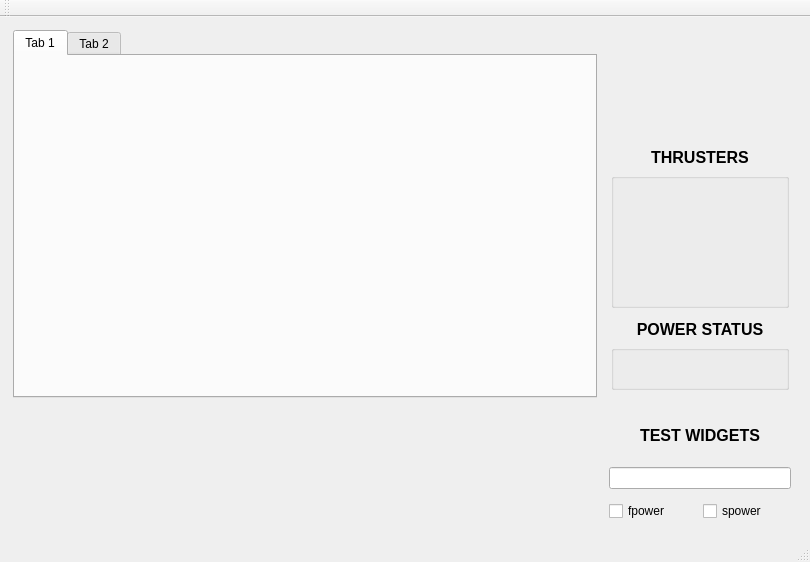
<?xml version="1.0" encoding="UTF-8"?>
<ui version="4.0">
 <class>SecondaryWindow</class>
 <widget class="QMainWindow" name="SecondaryWindow">
  <property name="geometry">
   <rect>
    <x>0</x>
    <y>0</y>
    <width>810</width>
    <height>562</height>
   </rect>
  </property>
  <property name="windowTitle">
   <string>SecondaryWindow</string>
  </property>
  <widget class="QWidget" name="centralWidget">
   <layout class="QGridLayout" name="gridLayout_2">
    <property name="leftMargin">
     <number>8</number>
    </property>
    <property name="topMargin">
     <number>8</number>
    </property>
    <property name="rightMargin">
     <number>8</number>
    </property>
    <property name="bottomMargin">
     <number>8</number>
    </property>
    <item row="0" column="0">
     <layout class="QGridLayout" name="gridLayout" rowstretch="3,1" columnstretch="6,2">
      <property name="leftMargin">
       <number>5</number>
      </property>
      <property name="topMargin">
       <number>5</number>
      </property>
      <property name="rightMargin">
       <number>5</number>
      </property>
      <property name="bottomMargin">
       <number>5</number>
      </property>
      <item row="0" column="0">
       <widget class="QTabWidget" name="tabWidget">
        <property name="currentIndex">
         <number>0</number>
        </property>
        <widget class="QWidget" name="tab">
         <attribute name="title">
          <string>Tab 1</string>
         </attribute>
         <layout class="QVBoxLayout" name="verticalLayout_2">
          <item>
           <layout class="QHBoxLayout" name="horizontalLayout_9"/>
          </item>
         </layout>
        </widget>
        <widget class="QWidget" name="tab_2">
         <attribute name="title">
          <string>Tab 2</string>
         </attribute>
         <layout class="QVBoxLayout" name="verticalLayout_3">
          <item>
           <layout class="QHBoxLayout" name="horizontalLayout_10"/>
          </item>
         </layout>
        </widget>
       </widget>
      </item>
      <item row="0" column="1">
       <layout class="QVBoxLayout" name="verticalLayout" stretch="2,3,1">
        <property name="leftMargin">
         <number>5</number>
        </property>
        <property name="topMargin">
         <number>5</number>
        </property>
        <property name="rightMargin">
         <number>5</number>
        </property>
        <property name="bottomMargin">
         <number>5</number>
        </property>
        <item>
         <layout class="QHBoxLayout" name="horizontalLayout_3"/>
        </item>
        <item>
         <layout class="QVBoxLayout" name="verticalLayout_4">
          <property name="leftMargin">
           <number>3</number>
          </property>
          <property name="topMargin">
           <number>3</number>
          </property>
          <property name="rightMargin">
           <number>3</number>
          </property>
          <property name="bottomMargin">
           <number>3</number>
          </property>
          <item>
           <widget class="QLabel" name="label">
            <property name="font">
             <font>
              <pointsize>12</pointsize>
              <weight>75</weight>
              <bold>true</bold>
             </font>
            </property>
            <property name="text">
             <string>THRUSTERS</string>
            </property>
            <property name="alignment">
             <set>Qt::AlignCenter</set>
            </property>
           </widget>
          </item>
          <item>
           <widget class="QGroupBox" name="groupBox">
            <property name="sizePolicy">
             <sizepolicy hsizetype="MinimumExpanding" vsizetype="MinimumExpanding">
              <horstretch>0</horstretch>
              <verstretch>0</verstretch>
             </sizepolicy>
            </property>
            <property name="title">
             <string/>
            </property>
            <layout class="QGridLayout" name="gridLayout_3">
             <item row="3" column="0">
              <widget class="QLabel" name="T3">
               <property name="sizePolicy">
                <sizepolicy hsizetype="MinimumExpanding" vsizetype="MinimumExpanding">
                 <horstretch>0</horstretch>
                 <verstretch>0</verstretch>
                </sizepolicy>
               </property>
               <property name="text">
                <string/>
               </property>
               <property name="pixmap">
                <pixmap resource="icons.qrc">:/images/RED.png</pixmap>
               </property>
              </widget>
             </item>
             <item row="1" column="0">
              <widget class="QLabel" name="T1">
               <property name="sizePolicy">
                <sizepolicy hsizetype="MinimumExpanding" vsizetype="MinimumExpanding">
                 <horstretch>0</horstretch>
                 <verstretch>0</verstretch>
                </sizepolicy>
               </property>
               <property name="text">
                <string/>
               </property>
               <property name="pixmap">
                <pixmap resource="icons.qrc">:/images/RED.png</pixmap>
               </property>
               <property name="alignment">
                <set>Qt::AlignLeading|Qt::AlignLeft|Qt::AlignVCenter</set>
               </property>
              </widget>
             </item>
             <item row="2" column="1">
              <widget class="QLabel" name="T6">
               <property name="sizePolicy">
                <sizepolicy hsizetype="MinimumExpanding" vsizetype="MinimumExpanding">
                 <horstretch>0</horstretch>
                 <verstretch>0</verstretch>
                </sizepolicy>
               </property>
               <property name="text">
                <string/>
               </property>
               <property name="pixmap">
                <pixmap resource="icons.qrc">:/images/RED.png</pixmap>
               </property>
               <property name="alignment">
                <set>Qt::AlignCenter</set>
               </property>
              </widget>
             </item>
             <item row="3" column="1">
              <widget class="QLabel" name="T4">
               <property name="sizePolicy">
                <sizepolicy hsizetype="MinimumExpanding" vsizetype="MinimumExpanding">
                 <horstretch>0</horstretch>
                 <verstretch>0</verstretch>
                </sizepolicy>
               </property>
               <property name="text">
                <string/>
               </property>
               <property name="pixmap">
                <pixmap resource="icons.qrc">:/images/RED.png</pixmap>
               </property>
               <property name="alignment">
                <set>Qt::AlignRight|Qt::AlignTrailing|Qt::AlignVCenter</set>
               </property>
              </widget>
             </item>
             <item row="1" column="1">
              <widget class="QLabel" name="T2">
               <property name="sizePolicy">
                <sizepolicy hsizetype="MinimumExpanding" vsizetype="MinimumExpanding">
                 <horstretch>0</horstretch>
                 <verstretch>0</verstretch>
                </sizepolicy>
               </property>
               <property name="text">
                <string/>
               </property>
               <property name="pixmap">
                <pixmap resource="icons.qrc">:/images/RED.png</pixmap>
               </property>
               <property name="alignment">
                <set>Qt::AlignRight|Qt::AlignTrailing|Qt::AlignVCenter</set>
               </property>
              </widget>
             </item>
             <item row="2" column="0">
              <widget class="QLabel" name="T5">
               <property name="sizePolicy">
                <sizepolicy hsizetype="MinimumExpanding" vsizetype="MinimumExpanding">
                 <horstretch>0</horstretch>
                 <verstretch>0</verstretch>
                </sizepolicy>
               </property>
               <property name="text">
                <string/>
               </property>
               <property name="pixmap">
                <pixmap resource="icons.qrc">:/images/RED.png</pixmap>
               </property>
               <property name="alignment">
                <set>Qt::AlignCenter</set>
               </property>
              </widget>
             </item>
            </layout>
           </widget>
          </item>
         </layout>
        </item>
        <item>
         <layout class="QVBoxLayout" name="verticalLayout_5">
          <property name="leftMargin">
           <number>3</number>
          </property>
          <property name="topMargin">
           <number>3</number>
          </property>
          <property name="rightMargin">
           <number>3</number>
          </property>
          <property name="bottomMargin">
           <number>3</number>
          </property>
          <item>
           <widget class="QLabel" name="label_8">
            <property name="font">
             <font>
              <pointsize>12</pointsize>
              <weight>75</weight>
              <bold>true</bold>
             </font>
            </property>
            <property name="text">
             <string>POWER STATUS</string>
            </property>
            <property name="alignment">
             <set>Qt::AlignCenter</set>
            </property>
           </widget>
          </item>
          <item>
           <widget class="QGroupBox" name="groupBox_2">
            <property name="sizePolicy">
             <sizepolicy hsizetype="MinimumExpanding" vsizetype="MinimumExpanding">
              <horstretch>0</horstretch>
              <verstretch>0</verstretch>
             </sizepolicy>
            </property>
            <property name="title">
             <string/>
            </property>
            <layout class="QGridLayout" name="gridLayout_4">
             <item row="0" column="0">
              <widget class="QLabel" name="fPower">
               <property name="sizePolicy">
                <sizepolicy hsizetype="MinimumExpanding" vsizetype="MinimumExpanding">
                 <horstretch>0</horstretch>
                 <verstretch>0</verstretch>
                </sizepolicy>
               </property>
               <property name="text">
                <string/>
               </property>
               <property name="pixmap">
                <pixmap resource="icons.qrc">:/images/RED.png</pixmap>
               </property>
              </widget>
             </item>
             <item row="0" column="1">
              <widget class="QLabel" name="sPower">
               <property name="sizePolicy">
                <sizepolicy hsizetype="MinimumExpanding" vsizetype="MinimumExpanding">
                 <horstretch>0</horstretch>
                 <verstretch>0</verstretch>
                </sizepolicy>
               </property>
               <property name="text">
                <string/>
               </property>
               <property name="pixmap">
                <pixmap resource="icons.qrc">:/images/RED.png</pixmap>
               </property>
               <property name="alignment">
                <set>Qt::AlignRight|Qt::AlignTrailing|Qt::AlignVCenter</set>
               </property>
              </widget>
             </item>
            </layout>
           </widget>
          </item>
         </layout>
        </item>
       </layout>
      </item>
      <item row="1" column="0">
       <layout class="QHBoxLayout" name="horizontalLayout">
        <property name="leftMargin">
         <number>5</number>
        </property>
        <property name="topMargin">
         <number>5</number>
        </property>
        <property name="rightMargin">
         <number>5</number>
        </property>
        <property name="bottomMargin">
         <number>5</number>
        </property>
        <item>
         <layout class="QHBoxLayout" name="horizontalLayout_6"/>
        </item>
        <item>
         <layout class="QHBoxLayout" name="horizontalLayout_7"/>
        </item>
        <item>
         <layout class="QHBoxLayout" name="horizontalLayout_8"/>
        </item>
       </layout>
      </item>
      <item row="1" column="1">
       <layout class="QVBoxLayout" name="verticalLayout_7">
        <property name="leftMargin">
         <number>3</number>
        </property>
        <property name="topMargin">
         <number>3</number>
        </property>
        <property name="rightMargin">
         <number>3</number>
        </property>
        <property name="bottomMargin">
         <number>3</number>
        </property>
        <item>
         <layout class="QVBoxLayout" name="verticalLayout_6">
          <property name="leftMargin">
           <number>3</number>
          </property>
          <property name="topMargin">
           <number>3</number>
          </property>
          <property name="rightMargin">
           <number>3</number>
          </property>
          <property name="bottomMargin">
           <number>3</number>
          </property>
          <item>
           <widget class="QLabel" name="label_2">
            <property name="font">
             <font>
              <pointsize>12</pointsize>
              <weight>75</weight>
              <bold>true</bold>
             </font>
            </property>
            <property name="text">
             <string>TEST WIDGETS</string>
            </property>
            <property name="alignment">
             <set>Qt::AlignCenter</set>
            </property>
           </widget>
          </item>
          <item>
           <widget class="QLineEdit" name="ed1"/>
          </item>
         </layout>
        </item>
        <item>
         <layout class="QHBoxLayout" name="horizontalLayout_2">
          <property name="leftMargin">
           <number>3</number>
          </property>
          <property name="topMargin">
           <number>3</number>
          </property>
          <property name="rightMargin">
           <number>3</number>
          </property>
          <property name="bottomMargin">
           <number>3</number>
          </property>
          <item>
           <widget class="QCheckBox" name="fPowStatus">
            <property name="autoFillBackground">
             <bool>false</bool>
            </property>
            <property name="text">
             <string>fpower</string>
            </property>
           </widget>
          </item>
          <item>
           <widget class="QCheckBox" name="sPowStatus">
            <property name="text">
             <string>spower</string>
            </property>
           </widget>
          </item>
         </layout>
        </item>
       </layout>
      </item>
     </layout>
    </item>
   </layout>
  </widget>
  <widget class="QMenuBar" name="menuBar">
   <property name="geometry">
    <rect>
     <x>0</x>
     <y>0</y>
     <width>810</width>
     <height>22</height>
    </rect>
   </property>
  </widget>
  <widget class="QToolBar" name="mainToolBar">
   <attribute name="toolBarArea">
    <enum>TopToolBarArea</enum>
   </attribute>
   <attribute name="toolBarBreak">
    <bool>false</bool>
   </attribute>
  </widget>
  <widget class="QStatusBar" name="statusBar"/>
 </widget>
 <layoutdefault spacing="6" margin="11"/>
 <resources>
  <include location="icons.qrc"/>
 </resources>
 <connections/>
</ui>
